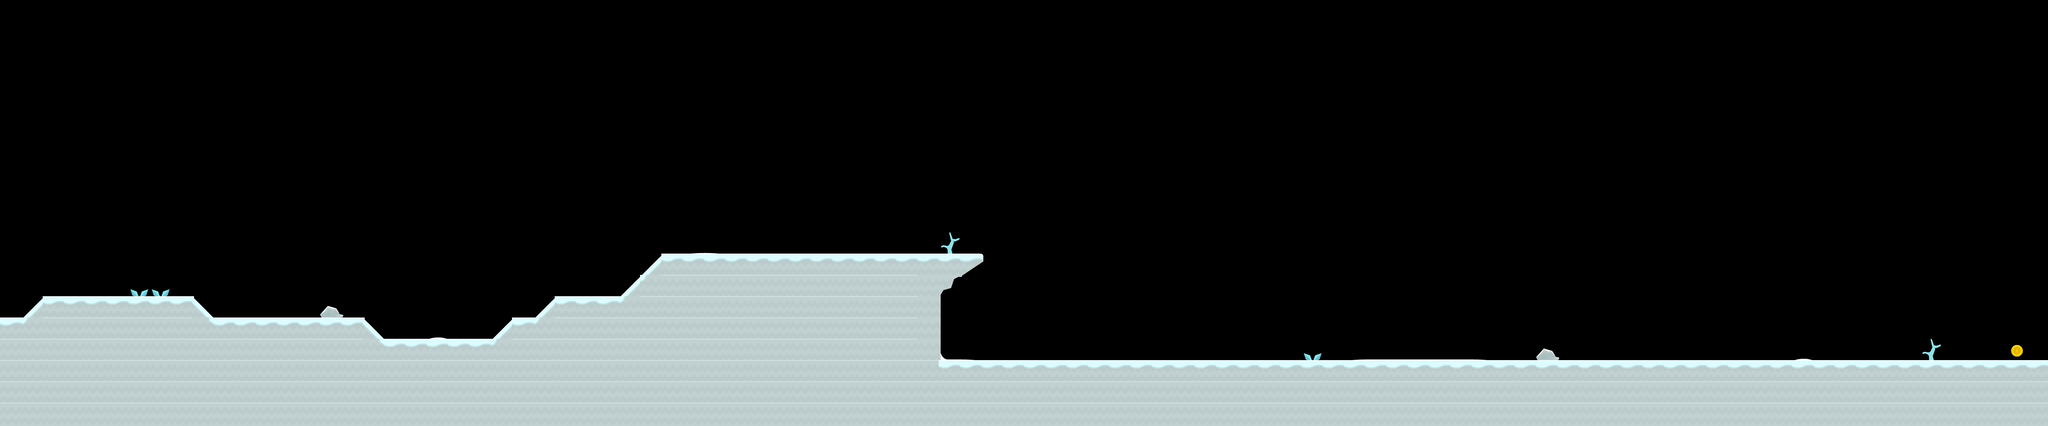

The image is a tile-based game level rendered from a .tmx file. Its description and source (layers, tilesets, objects; grid data summarised) follow:
An orthogonal 96x20 tile map with 64x64 px tiles, 3 tile layers (background, detailLayer, foreground), 3 tilesets.

<map version="1.10" tiledversion="1.12.1" orientation="orthogonal" renderorder="right-down" width="96" height="20" tilewidth="64" tileheight="64" infinite="0" nextlayerid="4" nextobjectid="1">
 <tileset firstgid="1" name="winter_terrain" tilewidth="70" tileheight="70" tilecount="49" columns="7">
  <image source="spritesheet_terrain_winter.png" width="512" height="512" />
 </tileset>
 <tileset firstgid="50" name="winter_detail" tilewidth="70" tileheight="70" tilecount="98" columns="14">
  <image source="spritesheet_detail_winter.png" width="980" height="490" />
 </tileset>
 <tileset firstgid="148" name="spritesheet_detail_spring-summer-poi" tilewidth="70" tileheight="70" tilecount="7" columns="0">
  <grid orientation="orthogonal" width="1" height="1" />
  <tile id="0">
   <image source="SprSumPoiDetSprites/bush.png" width="70" height="70" />
  </tile>
  <tile id="1">
   <image source="SprSumPoiDetSprites/coin.png" width="70" height="70" />
  </tile>
  <tile id="2">
   <image source="SprSumPoiDetSprites/plant.png" width="70" height="70" />
  </tile>
  <tile id="3">
   <image source="SprSumPoiDetSprites/rock.png" width="70" height="70" />
  </tile>
  <tile id="4">
   <image source="SprSumPoiDetSprites/platforms.png" width="70" height="70" />
  </tile>
  <tile id="5">
   <image source="SprSumPoiDetSprites/platformSupport.png" width="70" height="70" />
  </tile>
  <tile id="6">
   <image source="SprSumPoiDetSprites/exitSign.png" width="70" height="70" />
  </tile>
 </tileset>
 <layer id="1" name="background" width="96" height="20" tintcolor="#b3b3b3" mode="overlay">
  <data>[1920 cells, 0 non-empty, 0 distinct tile ids]</data>
 </layer>
 <layer id="2" name="detailLayer" width="96" height="20">
  <data>[1920 cells, 21 non-empty, 9 distinct tile ids]</data>
 </layer>
 <layer id="3" name="foreground" width="96" height="20">
  <data>[1920 cells, 431 non-empty, 9 distinct tile ids]</data>
 </layer>
</map>
